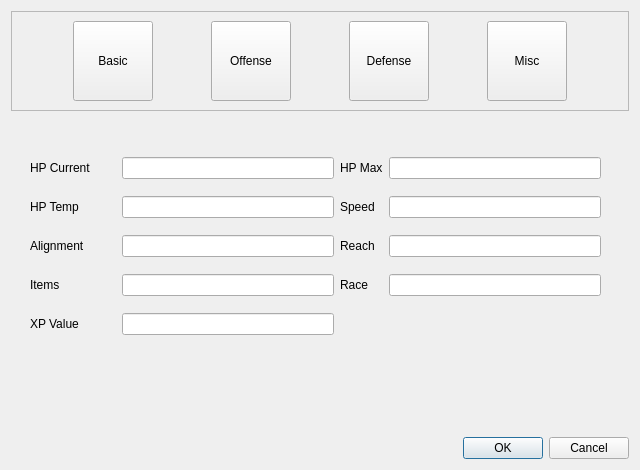
<?xml version="1.0" encoding="UTF-8"?>
<ui version="4.0">
 <class>propertiesDialog</class>
 <widget class="QDialog" name="propertiesDialog">
  <property name="geometry">
   <rect>
    <x>0</x>
    <y>0</y>
    <width>640</width>
    <height>470</height>
   </rect>
  </property>
  <property name="minimumSize">
   <size>
    <width>640</width>
    <height>470</height>
   </size>
  </property>
  <property name="maximumSize">
   <size>
    <width>640</width>
    <height>470</height>
   </size>
  </property>
  <property name="windowTitle">
   <string>Dialog</string>
  </property>
  <property name="windowIcon">
   <iconset>
    <normaloff>:/icons/tokens.png</normaloff>:/icons/tokens.png</iconset>
  </property>
  <layout class="QFormLayout" name="formLayout">
   <property name="fieldGrowthPolicy">
    <enum>QFormLayout::AllNonFixedFieldsGrow</enum>
   </property>
   <item row="0" column="0" colspan="2">
    <widget class="QFrame" name="frame">
     <property name="frameShape">
      <enum>QFrame::StyledPanel</enum>
     </property>
     <property name="frameShadow">
      <enum>QFrame::Raised</enum>
     </property>
     <layout class="QGridLayout" name="gridLayout">
      <item row="0" column="0">
       <widget class="QToolButton" name="basicButton">
        <property name="enabled">
         <bool>true</bool>
        </property>
        <property name="sizePolicy">
         <sizepolicy hsizetype="Fixed" vsizetype="Fixed">
          <horstretch>0</horstretch>
          <verstretch>0</verstretch>
         </sizepolicy>
        </property>
        <property name="minimumSize">
         <size>
          <width>80</width>
          <height>80</height>
         </size>
        </property>
        <property name="text">
         <string>Basic</string>
        </property>
        <property name="icon">
         <iconset resource="icons.qrc">
          <normaloff>:/icons/user.png</normaloff>:/icons/user.png</iconset>
        </property>
        <property name="iconSize">
         <size>
          <width>32</width>
          <height>32</height>
         </size>
        </property>
        <property name="checkable">
         <bool>true</bool>
        </property>
        <property name="autoExclusive">
         <bool>true</bool>
        </property>
        <property name="toolButtonStyle">
         <enum>Qt::ToolButtonTextUnderIcon</enum>
        </property>
       </widget>
      </item>
      <item row="0" column="1">
       <widget class="QToolButton" name="offenseButton">
        <property name="minimumSize">
         <size>
          <width>80</width>
          <height>80</height>
         </size>
        </property>
        <property name="text">
         <string>Offense</string>
        </property>
        <property name="icon">
         <iconset resource="icons.qrc">
          <normaloff>:/icons/swords.png</normaloff>:/icons/swords.png</iconset>
        </property>
        <property name="iconSize">
         <size>
          <width>32</width>
          <height>32</height>
         </size>
        </property>
        <property name="checkable">
         <bool>true</bool>
        </property>
        <property name="autoExclusive">
         <bool>true</bool>
        </property>
        <property name="toolButtonStyle">
         <enum>Qt::ToolButtonTextUnderIcon</enum>
        </property>
       </widget>
      </item>
      <item row="0" column="2">
       <widget class="QToolButton" name="defenseButton">
        <property name="minimumSize">
         <size>
          <width>80</width>
          <height>80</height>
         </size>
        </property>
        <property name="text">
         <string>Defense</string>
        </property>
        <property name="icon">
         <iconset resource="icons.qrc">
          <normaloff>:/icons/shield.png</normaloff>:/icons/shield.png</iconset>
        </property>
        <property name="iconSize">
         <size>
          <width>32</width>
          <height>32</height>
         </size>
        </property>
        <property name="checkable">
         <bool>true</bool>
        </property>
        <property name="autoExclusive">
         <bool>true</bool>
        </property>
        <property name="toolButtonStyle">
         <enum>Qt::ToolButtonTextUnderIcon</enum>
        </property>
       </widget>
      </item>
      <item row="0" column="3">
       <widget class="QToolButton" name="miscButton">
        <property name="minimumSize">
         <size>
          <width>80</width>
          <height>80</height>
         </size>
        </property>
        <property name="text">
         <string>Misc</string>
        </property>
        <property name="icon">
         <iconset resource="icons.qrc">
          <normaloff>:/icons/plus.png</normaloff>:/icons/plus.png</iconset>
        </property>
        <property name="iconSize">
         <size>
          <width>32</width>
          <height>32</height>
         </size>
        </property>
        <property name="checkable">
         <bool>true</bool>
        </property>
        <property name="autoExclusive">
         <bool>true</bool>
        </property>
        <property name="toolButtonStyle">
         <enum>Qt::ToolButtonTextUnderIcon</enum>
        </property>
       </widget>
      </item>
     </layout>
    </widget>
   </item>
   <item row="1" column="0" colspan="2">
    <widget class="QStackedWidget" name="stackedWidget">
     <property name="minimumSize">
      <size>
       <width>500</width>
       <height>300</height>
      </size>
     </property>
     <property name="currentIndex">
      <number>3</number>
     </property>
     <widget class="QWidget" name="pageBasic">
      <widget class="Line" name="line">
       <property name="geometry">
        <rect>
         <x>30</x>
         <y>120</y>
         <width>551</width>
         <height>20</height>
        </rect>
       </property>
       <property name="orientation">
        <enum>Qt::Horizontal</enum>
       </property>
      </widget>
      <widget class="QWidget" name="layoutWidget">
       <property name="geometry">
        <rect>
         <x>9</x>
         <y>150</y>
         <width>591</width>
         <height>131</height>
        </rect>
       </property>
       <layout class="QGridLayout" name="gridLayout_3" rowstretch="0,0,0">
        <item row="0" column="3" colspan="3">
         <widget class="QLabel" name="labelInt">
          <property name="text">
           <string>Intelligence</string>
          </property>
         </widget>
        </item>
        <item row="0" column="6">
         <widget class="QLineEdit" name="editInt"/>
        </item>
        <item row="2" column="0" colspan="2">
         <widget class="QLabel" name="labelCon">
          <property name="text">
           <string>Constitution</string>
          </property>
         </widget>
        </item>
        <item row="2" column="2">
         <widget class="QLineEdit" name="editCon"/>
        </item>
        <item row="0" column="2">
         <widget class="QLineEdit" name="editStr"/>
        </item>
        <item row="1" column="2">
         <widget class="QLineEdit" name="editDex"/>
        </item>
        <item row="1" column="0" colspan="2">
         <widget class="QLabel" name="labelDex">
          <property name="text">
           <string>Dexterity</string>
          </property>
         </widget>
        </item>
        <item row="0" column="0" colspan="2">
         <widget class="QLabel" name="labelStr">
          <property name="text">
           <string>Strength</string>
          </property>
         </widget>
        </item>
        <item row="1" column="6">
         <widget class="QLineEdit" name="editWis"/>
        </item>
        <item row="2" column="6">
         <widget class="QLineEdit" name="editCha"/>
        </item>
        <item row="2" column="3" colspan="3">
         <widget class="QLabel" name="labelCha">
          <property name="text">
           <string>Charisma</string>
          </property>
         </widget>
        </item>
        <item row="1" column="3" colspan="3">
         <widget class="QLabel" name="labelWis">
          <property name="text">
           <string>Wisdom</string>
          </property>
         </widget>
        </item>
       </layout>
      </widget>
      <widget class="Line" name="line_3">
       <property name="geometry">
        <rect>
         <x>20</x>
         <y>50</y>
         <width>551</width>
         <height>20</height>
        </rect>
       </property>
       <property name="orientation">
        <enum>Qt::Horizontal</enum>
       </property>
      </widget>
      <widget class="QWidget" name="layoutWidget">
       <property name="geometry">
        <rect>
         <x>60</x>
         <y>10</y>
         <width>481</width>
         <height>33</height>
        </rect>
       </property>
       <layout class="QHBoxLayout" name="horizontalLayout">
        <item>
         <widget class="QLabel" name="labelPropName">
          <property name="minimumSize">
           <size>
            <width>0</width>
            <height>0</height>
           </size>
          </property>
          <property name="text">
           <string>&lt;b&gt;Token Property Name&lt;/b&gt;</string>
          </property>
         </widget>
        </item>
        <item>
         <widget class="QLineEdit" name="editPropName"/>
        </item>
       </layout>
      </widget>
      <widget class="QWidget" name="layoutWidget">
       <property name="geometry">
        <rect>
         <x>10</x>
         <y>80</y>
         <width>591</width>
         <height>33</height>
        </rect>
       </property>
       <layout class="QHBoxLayout" name="horizontalLayout_2">
        <item>
         <widget class="QLabel" name="labelPlayer">
          <property name="sizePolicy">
           <sizepolicy hsizetype="Minimum" vsizetype="Preferred">
            <horstretch>0</horstretch>
            <verstretch>0</verstretch>
           </sizepolicy>
          </property>
          <property name="minimumSize">
           <size>
            <width>0</width>
            <height>0</height>
           </size>
          </property>
          <property name="text">
           <string>Player Name</string>
          </property>
         </widget>
        </item>
        <item>
         <widget class="QLineEdit" name="editPlayer"/>
        </item>
        <item>
         <widget class="QLabel" name="labelName">
          <property name="sizePolicy">
           <sizepolicy hsizetype="Minimum" vsizetype="Preferred">
            <horstretch>0</horstretch>
            <verstretch>0</verstretch>
           </sizepolicy>
          </property>
          <property name="minimumSize">
           <size>
            <width>0</width>
            <height>0</height>
           </size>
          </property>
          <property name="text">
           <string>Character Name</string>
          </property>
         </widget>
        </item>
        <item>
         <widget class="QLineEdit" name="editName"/>
        </item>
       </layout>
      </widget>
     </widget>
     <widget class="QWidget" name="pageOffense">
      <widget class="QWidget" name="layoutWidget">
       <property name="geometry">
        <rect>
         <x>25</x>
         <y>51</y>
         <width>571</width>
         <height>101</height>
        </rect>
       </property>
       <layout class="QGridLayout" name="gridLayout_4">
        <item row="0" column="3">
         <widget class="QLabel" name="labelBAB">
          <property name="text">
           <string>BAB</string>
          </property>
         </widget>
        </item>
        <item row="0" column="4">
         <widget class="QLineEdit" name="editBAB"/>
        </item>
        <item row="1" column="0" colspan="2">
         <widget class="QLabel" name="labelRanged">
          <property name="text">
           <string>Ranged Attack</string>
          </property>
         </widget>
        </item>
        <item row="1" column="2">
         <widget class="QLineEdit" name="editRanged"/>
        </item>
        <item row="1" column="3">
         <widget class="QLabel" name="labelCMB">
          <property name="text">
           <string>CMB</string>
          </property>
         </widget>
        </item>
        <item row="1" column="4">
         <widget class="QLineEdit" name="editCMB"/>
        </item>
        <item row="0" column="2">
         <widget class="QLineEdit" name="editMelee"/>
        </item>
        <item row="0" column="0" colspan="2">
         <widget class="QLabel" name="labelMelee">
          <property name="text">
           <string>Melee Attack</string>
          </property>
         </widget>
        </item>
       </layout>
      </widget>
     </widget>
     <widget class="QWidget" name="pageDefense">
      <widget class="Line" name="line_2">
       <property name="geometry">
        <rect>
         <x>40</x>
         <y>100</y>
         <width>551</width>
         <height>20</height>
        </rect>
       </property>
       <property name="orientation">
        <enum>Qt::Horizontal</enum>
       </property>
      </widget>
      <widget class="QWidget" name="layoutWidget">
       <property name="geometry">
        <rect>
         <x>20</x>
         <y>130</y>
         <width>561</width>
         <height>33</height>
        </rect>
       </property>
       <layout class="QHBoxLayout" name="horizontalLayout_7">
        <item>
         <widget class="QLabel" name="labelCMD">
          <property name="text">
           <string>CMD</string>
          </property>
         </widget>
        </item>
        <item>
         <widget class="QLineEdit" name="editCMD"/>
        </item>
        <item>
         <widget class="QLabel" name="labelCMDFlat">
          <property name="text">
           <string>CMD Flatfooted</string>
          </property>
         </widget>
        </item>
        <item>
         <widget class="QLineEdit" name="editCMDFlat"/>
        </item>
       </layout>
      </widget>
      <widget class="QWidget" name="layoutWidget">
       <property name="geometry">
        <rect>
         <x>22</x>
         <y>21</y>
         <width>561</width>
         <height>71</height>
        </rect>
       </property>
       <layout class="QGridLayout" name="gridLayout_5">
        <item row="0" column="0" colspan="2">
         <widget class="QLabel" name="labelAC">
          <property name="text">
           <string>AC Normal</string>
          </property>
         </widget>
        </item>
        <item row="0" column="2">
         <widget class="QLineEdit" name="editAC"/>
        </item>
        <item row="0" column="3">
         <widget class="QLabel" name="labelACFlat">
          <property name="text">
           <string>AC Flatfooted</string>
          </property>
         </widget>
        </item>
        <item row="0" column="4">
         <widget class="QLineEdit" name="editACFlat"/>
        </item>
        <item row="1" column="2">
         <widget class="QLineEdit" name="editACTouch"/>
        </item>
        <item row="1" column="0" colspan="2">
         <widget class="QLabel" name="labelACTouch">
          <property name="text">
           <string>AC Touch</string>
          </property>
         </widget>
        </item>
       </layout>
      </widget>
     </widget>
     <widget class="QWidget" name="pageMisc">
      <widget class="QWidget" name="layoutWidget">
       <property name="geometry">
        <rect>
         <x>19</x>
         <y>29</y>
         <width>571</width>
         <height>201</height>
        </rect>
       </property>
       <layout class="QGridLayout" name="gridLayout_2">
        <item row="1" column="3">
         <widget class="QLabel" name="labelSpeed">
          <property name="text">
           <string>Speed</string>
          </property>
         </widget>
        </item>
        <item row="0" column="0" colspan="2">
         <widget class="QLabel" name="labelHP">
          <property name="text">
           <string>HP Current</string>
          </property>
         </widget>
        </item>
        <item row="0" column="2">
         <widget class="QLineEdit" name="editHP"/>
        </item>
        <item row="0" column="3" colspan="2">
         <widget class="QLabel" name="labelHPMax">
          <property name="text">
           <string>HP Max</string>
          </property>
         </widget>
        </item>
        <item row="0" column="5">
         <widget class="QLineEdit" name="editHPMax"/>
        </item>
        <item row="2" column="0" colspan="2">
         <widget class="QLabel" name="labelAlignment">
          <property name="sizePolicy">
           <sizepolicy hsizetype="Minimum" vsizetype="Preferred">
            <horstretch>0</horstretch>
            <verstretch>0</verstretch>
           </sizepolicy>
          </property>
          <property name="minimumSize">
           <size>
            <width>80</width>
            <height>0</height>
           </size>
          </property>
          <property name="text">
           <string>Alignment</string>
          </property>
         </widget>
        </item>
        <item row="2" column="2">
         <widget class="QLineEdit" name="editAlignment"/>
        </item>
        <item row="3" column="0">
         <widget class="QLabel" name="labelItems">
          <property name="sizePolicy">
           <sizepolicy hsizetype="Minimum" vsizetype="Preferred">
            <horstretch>0</horstretch>
            <verstretch>0</verstretch>
           </sizepolicy>
          </property>
          <property name="minimumSize">
           <size>
            <width>80</width>
            <height>0</height>
           </size>
          </property>
          <property name="text">
           <string>Items</string>
          </property>
         </widget>
        </item>
        <item row="3" column="2">
         <widget class="QLineEdit" name="editItems"/>
        </item>
        <item row="3" column="3">
         <widget class="QLabel" name="labelRace">
          <property name="sizePolicy">
           <sizepolicy hsizetype="Minimum" vsizetype="Preferred">
            <horstretch>0</horstretch>
            <verstretch>0</verstretch>
           </sizepolicy>
          </property>
          <property name="text">
           <string>Race</string>
          </property>
         </widget>
        </item>
        <item row="3" column="5">
         <widget class="QLineEdit" name="editRace"/>
        </item>
        <item row="2" column="5">
         <widget class="QLineEdit" name="editReach"/>
        </item>
        <item row="2" column="3">
         <widget class="QLabel" name="labelReach">
          <property name="text">
           <string>Reach</string>
          </property>
         </widget>
        </item>
        <item row="1" column="5">
         <widget class="QLineEdit" name="editSpeed"/>
        </item>
        <item row="1" column="0">
         <widget class="QLabel" name="labelHPTemp">
          <property name="text">
           <string>HP Temp</string>
          </property>
         </widget>
        </item>
        <item row="1" column="2">
         <widget class="QLineEdit" name="editHPTemp"/>
        </item>
        <item row="4" column="0">
         <widget class="QLabel" name="labelXP">
          <property name="sizePolicy">
           <sizepolicy hsizetype="Minimum" vsizetype="Preferred">
            <horstretch>0</horstretch>
            <verstretch>0</verstretch>
           </sizepolicy>
          </property>
          <property name="minimumSize">
           <size>
            <width>80</width>
            <height>0</height>
           </size>
          </property>
          <property name="text">
           <string>XP Value</string>
          </property>
         </widget>
        </item>
        <item row="4" column="2">
         <widget class="QLineEdit" name="editXP"/>
        </item>
       </layout>
      </widget>
     </widget>
    </widget>
   </item>
   <item row="2" column="1">
    <widget class="QDialogButtonBox" name="buttonBox">
     <property name="orientation">
      <enum>Qt::Horizontal</enum>
     </property>
     <property name="standardButtons">
      <set>QDialogButtonBox::Cancel|QDialogButtonBox::Ok</set>
     </property>
    </widget>
   </item>
  </layout>
 </widget>
 <tabstops>
  <tabstop>editPropName</tabstop>
  <tabstop>editPlayer</tabstop>
  <tabstop>editStr</tabstop>
  <tabstop>editInt</tabstop>
  <tabstop>editDex</tabstop>
  <tabstop>editWis</tabstop>
  <tabstop>editCon</tabstop>
  <tabstop>editCha</tabstop>
  <tabstop>editMelee</tabstop>
  <tabstop>editBAB</tabstop>
  <tabstop>editRanged</tabstop>
  <tabstop>editCMB</tabstop>
  <tabstop>editAC</tabstop>
  <tabstop>editACFlat</tabstop>
  <tabstop>editACTouch</tabstop>
  <tabstop>editCMD</tabstop>
  <tabstop>editCMDFlat</tabstop>
  <tabstop>editHP</tabstop>
  <tabstop>editHPMax</tabstop>
  <tabstop>defenseButton</tabstop>
  <tabstop>basicButton</tabstop>
  <tabstop>offenseButton</tabstop>
  <tabstop>miscButton</tabstop>
 </tabstops>
 <resources>
  <include location="icons.qrc"/>
 </resources>
 <connections>
  <connection>
   <sender>buttonBox</sender>
   <signal>accepted()</signal>
   <receiver>propertiesDialog</receiver>
   <slot>accept()</slot>
   <hints>
    <hint type="sourcelabel">
     <x>322</x>
     <y>436</y>
    </hint>
    <hint type="destinationlabel">
     <x>319</x>
     <y>234</y>
    </hint>
   </hints>
  </connection>
  <connection>
   <sender>buttonBox</sender>
   <signal>rejected()</signal>
   <receiver>propertiesDialog</receiver>
   <slot>reject()</slot>
   <hints>
    <hint type="sourcelabel">
     <x>322</x>
     <y>436</y>
    </hint>
    <hint type="destinationlabel">
     <x>319</x>
     <y>234</y>
    </hint>
   </hints>
  </connection>
 </connections>
</ui>
